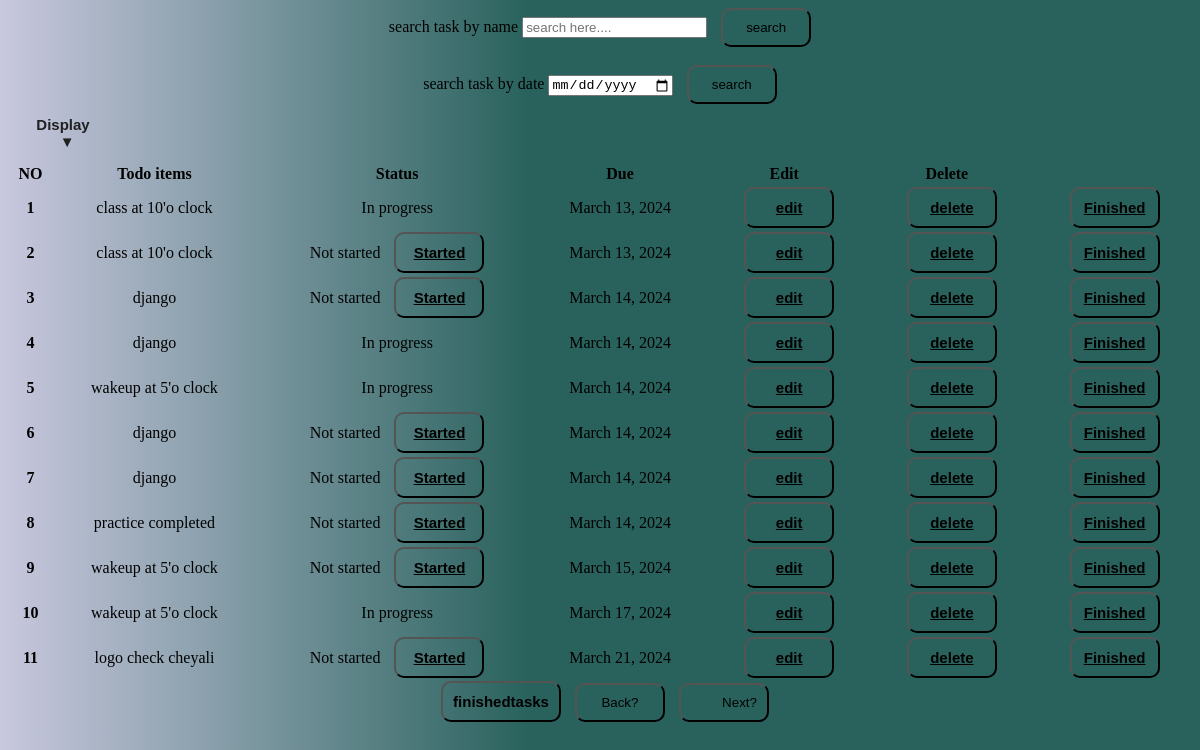
Page /display (signed in) on the committed database.
### task/models.py (models this page shows)
class todo(models.Model):
    task =models.TextField()
    status = models.CharField(default="Not started", max_length=50)
    due = models.DateField(auto_now=False, auto_now_add=False)
    uid=models.ForeignKey(User, on_delete=models.CASCADE)

### task/views.py (the view)
# urls.py: path('display',views.display,name='display'),
def display(request):
    data=todo.objects.filter(Q(status="Not started")|Q(status="In progress"),uid_id=request.user.id)
    return render(request,"display.html",{'records':data})

### task/templates/display.html (shortened to what this page needs)
<!DOCTYPE html>
<html lang="en">
<head>
</head>
<body style="text-align:center">
   {% block content %}
        <form method='post' action={% url "search" %}>
         <label for="search"> search task by name</label>
         <input type="text" id='search' name='search' placeholder="search here....">
          <button>search</button><br><br>
        </form>
        <form method="post"action="{% url "due" %}">
            <label for="due">search task by date</label>
            <input type="date" name="search" id="due">
            <button>search</button>
        </form>
    <div>
        <table width=100%>
            <thead>
            <tr>
                <th>NO</th>
                <th>Todo items</th>
                <th>Status</th>
                <th>Due</th>
                <th>Edit</th>
                <th>Delete</th>
            </tr>
            </thead>
            <tbody>
                <div class="paste-button">
                    <button class="button">Display &nbsp; ▼</button>
                  </div>
                {% for record in records %}
                <tr>
                    <th>{{ forloop.counter }}</th>
                    <td>{{ record.task }}</td>
                    <td>{{ record.status }} {% if record.status == "Not started" %}<button><a href="{% url 'inprogress' record.id %}">Started</a></button></td>{% endif %}
                    <td>{{ record.due }}</td>
                    <td><button class="btn"><a href="{% url "edit" record.id %}">edit</a></button></td>
                    <td><button class="btn1"><a href="{% url "delete" record.id %}">delete</a></button></td>
                    <td><button class="btn2"><a href="{% url "finished" record.id %}">Finished</a></button></td>
                </tr>
                {% endfor %}
            </tbody>
            </table>
        </div>
        <button class="hi" style="width:auto"><a href="{% url "finishedtasks" %}" style="text-decoration:none">finishedtasks</a></button>
        <a href="{% url "task" %}"><button style="text-align:leftend">Back?</button></a>
   <a href="{% url "finishedtasks" %}"><button style="text-align:end">Next?</button></a>
   {% endblock content %}
</body>
</html>

### task/templates/display.html (style rules this page uses)
button { background-color:transparent; margin-left: 10px; border-radius: 10px; padding: 10px; width: 90px; }
button a { color: black; font-weight: bold; font-size: 15px; }
.paste-button { position: relative; display: flex; font-family: 'Segoe UI', Tahoma, Geneva, Verdana, sans-serif; }
.button { background-color: transparent; color: #212121; padding: 10px 15px; font-size: 15px; font-weight: bold; border: 2px solid transparent; border-radius: 15px; cursor: pointer; }
.btn { background-color:transparent; margin-left: 10px; border-radius: 10px; padding: 10px; width: 90px; }
.btn a { color: black; font-weight: bold; font-size: 15px; }
.btn1 { background-color:transparent; margin-left: 10px; border-radius: 10px; padding: 10px; width: 90px; }
.btn1 a { color: black; font-weight: bold; font-size: 15px; }
.btn2 { background-color:transparent; margin-left: 10px; border-radius: 10px; padding: 10px; width: 90px; }
.btn2 a { color: black; font-weight: bold; font-size: 15px; }
body { background: rgb(201,200,223); background: linear-gradient(90deg, rgba(201,200,223,1) 0%, rgba(41,98,93,1) 44%); }

### rows in the picture
todo: task "class at 10'o clock", status "In progress", due "March 13, 2024"
todo: task "class at 10'o clock", status "Not started", shows "Started", due "March 13, 2024"
todo: task "django", status "Not started", shows "Started", due "March 14, 2024"
todo: task "django", status "In progress", due "March 14, 2024"
todo: task "wakeup at 5'o clock", status "In progress", due "March 14, 2024"
todo: task "django", status "Not started", shows "Started", due "March 14, 2024"
todo: task "django", status "Not started", shows "Started", due "March 14, 2024"
todo: task "practice completed", status "Not started", shows "Started", due "March 14, 2024"
todo: task "wakeup at 5'o clock", status "Not started", shows "Started", due "March 15, 2024"
todo: task "wakeup at 5'o clock", status "In progress", due "March 17, 2024"
todo: task "logo check cheyali", status "Not started", shows "Started", due "March 21, 2024"
